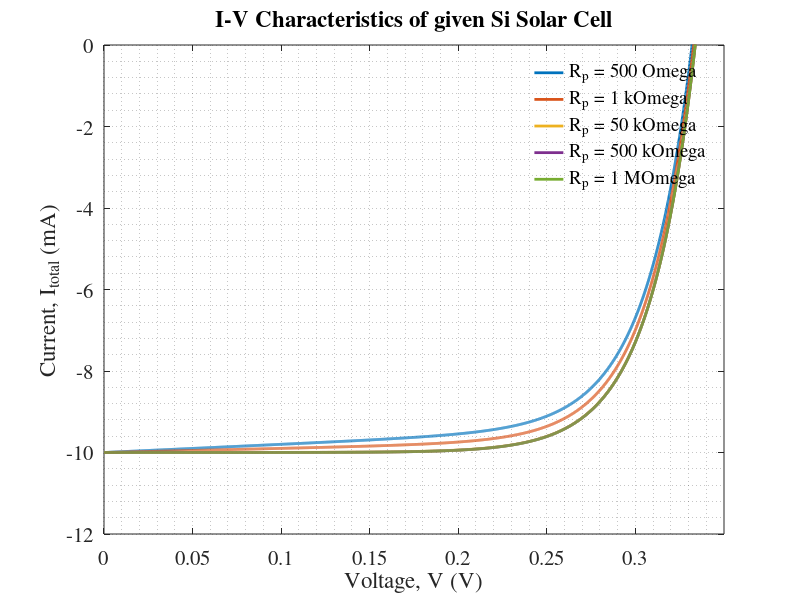
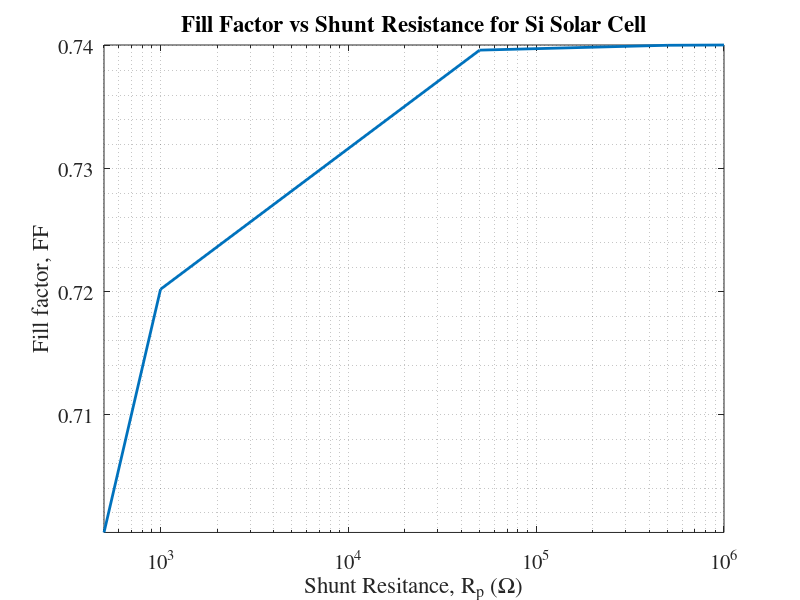

Reproduce these figures in MATLAB, in order.
clc;
close all;
clear all;
set(0, 'DefaultAxesFontName', 'Times');
set(0, 'DefaultAxesFontSize', 15);

%% Constants

e   = 1.6e-19;
T   = 300;                  % K
Io  = 25e-9;                % A
kb  = 1.38e-23;
kbT = kb*T;                 % J
K   = 10e-3/500;
Irr = 500;                  % W/m^2
n   = 1;
V   = 0:0.0001:0.35;         % voltage
area= 1e-2*1e-2;            % 1cm X 1cm
Iph = K*Irr;

%% 

Rs = 0;
% Rp = inf;
% Rp = logspace(2,6,100);
Rp = [500, 1e3, 5e4, 5e5, 1e6];

V_oc = zeros(1,length(Rp));
V_m = zeros(1,length(Rp));
I_m = zeros(1,length(Rp));
I_sc = zeros(1,length(Rp));
P_max = zeros(1,length(Rp));
FF = zeros(1,length(Rp));
I_total = zeros(length(Rp),length(V));
P_total = zeros(length(Rp),length(V));

for i = 1:length(Rp)

    % minus current
    I = - Iph + Io*(exp(e*V/(n*kb*T))-1) + (V/Rp(i));
   
    V_oc(i) = V(find(I>=0,1,'first'));
    I_sc(i) = I(find(V<=0,1,'last'));


    I_total(i,:) = I;

    
    P_total(i,:) = (-I_total(i,:)).*V;
    P_max(i) = max(P_total(i,:));

    I_m(i)  = I_total(P_total(i,:)==P_max(1,i));
    V_m(i)  = V(P_total(i,:)==P_max(1,i));

    % % I_m*V_m
    FF(i)   = abs(P_max(1,i)/I_sc(1,i)/V_oc(1,i));

    plot(V,I_total(i,:)*1e3,'linewidth',2);
    hold on;
end

xlabel('Voltage, V (V)')
ylabel('Current, I_{total} (mA)')
axis tight
grid minor;
title("I-V Characteristics of given Si Solar Cell");
ylim([-12,0]);
xlim([0,0.35]);

legend("R_p = 500 \Omega","R_p = 1 k\Omega", "R_p = 50 k\Omega", "R_p = 500 k\Omega", "R_p = 1 M\Omega");
legend('Location', 'best');
legend box off;
%% P-V

% i = 1;
% plot(V,P_total(i,:)/1e-3, 'linewidth',2);
% ylim([0, max(P_total(i,:)/1e-3)]);
% xlabel('Voltage, V (V)');
% ylabel('Power, P (mW)');
% 
% 
% grid minor;
% title("P-V curve for Si Solar Cell");

%%


figure(2)
semilogx(Rp,FF,'linewidth',2)
% semilogx(Rp,I_sc,'linewidth',2)
% semilogx(Rp,V_oc,'linewidth',2)
% semilogx(Rp,P_max,'linewidth',2)

xlabel('Shunt Resitance, R_p (\Omega)')
ylabel('Fill factor, FF')
axis tight
grid minor;
title("Fill Factor vs Shunt Resistance for Si Solar Cell");




